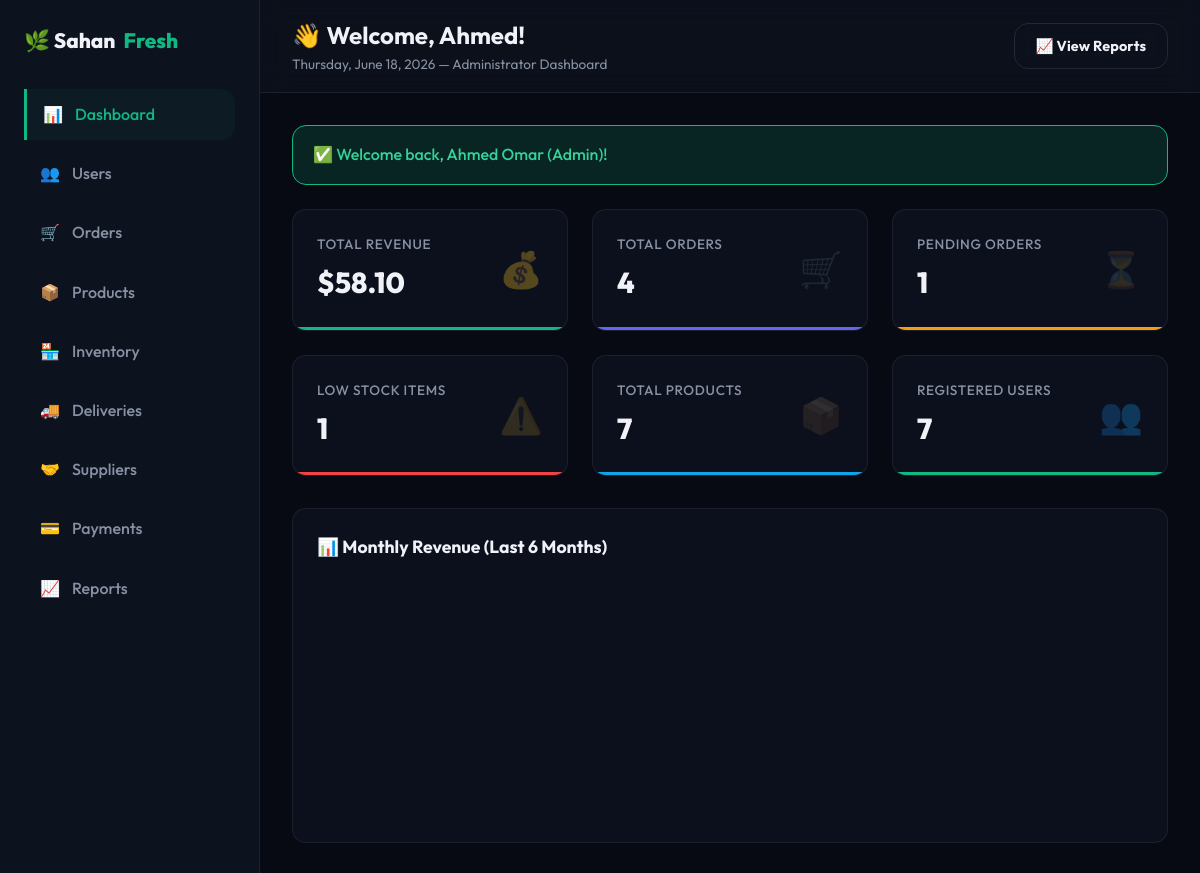
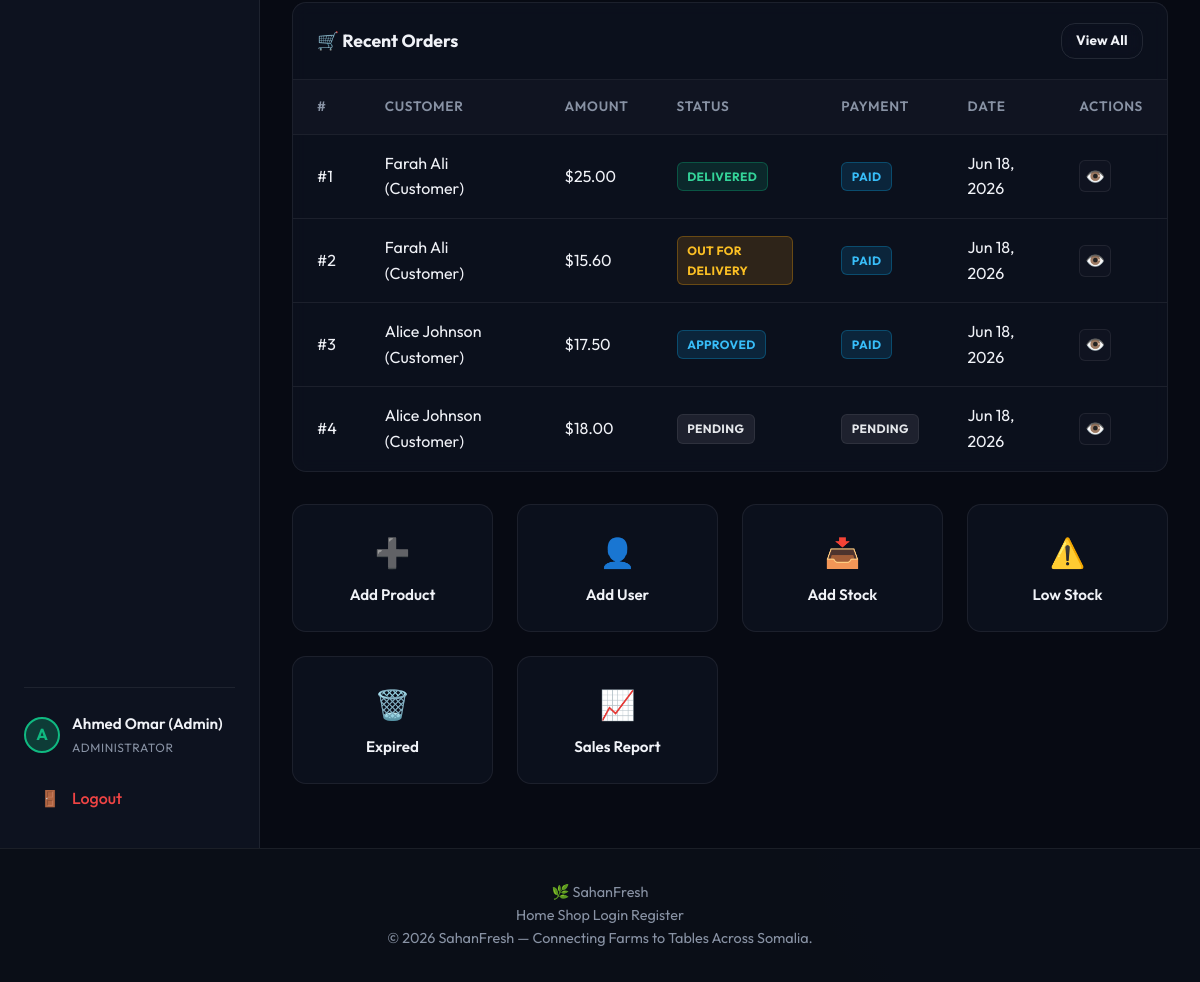
Page /dashboard/index.php (signed in) on the committed database (2 pictures, top to bottom).
### tables this page shows
CREATE TABLE IF NOT EXISTS `orders` (
  `id` INT AUTO_INCREMENT PRIMARY KEY,
  `customer_id` INT NOT NULL,
  `total_amount` DECIMAL(10,2) NOT NULL DEFAULT 0.00,
  `status` ENUM('pending', 'paid', 'approved', 'assigned', 'out_for_delivery', 'delivered', 'cancelled') DEFAULT 'pending',
  `payment_status` ENUM('pending', 'paid', 'refunded') DEFAULT 'pending',
  `shipping_address` TEXT NOT NULL,
  `driver_id` INT DEFAULT NULL,
  `delivery_notes` TEXT DEFAULT NULL,
  `created_at` TIMESTAMP DEFAULT CURRENT_TIMESTAMP,
  `updated_at` TIMESTAMP DEFAULT CURRENT_TIMESTAMP ON UPDATE CURRENT_TIMESTAMP,
  FOREIGN KEY (`customer_id`) REFERENCES `users` (`id`) ON DELETE CASCADE,
  FOREIGN KEY (`driver_id`) REFERENCES `users` (`id`) ON DELETE SET NULL
);

CREATE TABLE IF NOT EXISTS `users` (
  `id` INT AUTO_INCREMENT PRIMARY KEY,
  `name` VARCHAR(100) NOT NULL,
  `email` VARCHAR(100) NOT NULL UNIQUE,
  `password` VARCHAR(255) NOT NULL,
  `role` ENUM('admin', 'supplier', 'customer', 'driver') NOT NULL,
  `phone` VARCHAR(20) DEFAULT NULL,
  `address` TEXT DEFAULT NULL,
  `created_at` TIMESTAMP DEFAULT CURRENT_TIMESTAMP,
  `updated_at` TIMESTAMP DEFAULT CURRENT_TIMESTAMP ON UPDATE CURRENT_TIMESTAMP
);

### config/session.php (called while the page is built, shortened)
<?php
function is_logged_in() {
    return isset($_SESSION['user_id']);
}
function get_logged_in_user() {
    return [
        'id' => $_SESSION['user_id'],
        'name' => $_SESSION['user_name'],
        'email' => $_SESSION['user_email'],
        'role' => $_SESSION['user_role'],
        'phone' => isset($_SESSION['user_phone']) ? $_SESSION['user_phone'] : '',
        'address' => isset($_SESSION['user_address']) ? $_SESSION['user_address'] : ''
    ];
}
function get_flash_message($type) {
    if (isset($_SESSION['flash'][$type])) {
        $msg = $_SESSION['flash'][$type];
        return $msg;
    }
    return null;
}
?>

### dashboard/index.php (the view, shortened to what this page needs)
<?php
require_once __DIR__ . '/../config/database.php';
require_once __DIR__ . '/../config/session.php';
$user = get_logged_in_user();
$stats = [];
if ($user['role'] === 'admin') {
    $stats['total_orders']   = $conn->query("SELECT COUNT(*) FROM orders")->fetchColumn();
    $stats['total_revenue']  = $conn->query("SELECT COALESCE(SUM(amount),0) FROM payments WHERE status='completed'")->fetchColumn();
    $stats['total_products'] = $conn->query("SELECT COUNT(*) FROM products")->fetchColumn();
    $stats['low_stock']      = $conn->query("SELECT COUNT(DISTINCT product_id) FROM inventory_batches WHERE quantity < 10 AND status='active'")->fetchColumn();
    $stats['total_users']    = $conn->query("SELECT COUNT(*) FROM users")->fetchColumn();
    $stats['pending_orders'] = $conn->query("SELECT COUNT(*) FROM orders WHERE status='pending'")->fetchColumn();
    $recentOrders = $conn->query("SELECT o.*, u.name as customer_name FROM orders o JOIN users u ON o.customer_id=u.id ORDER BY o.created_at DESC LIMIT 8")->fetchAll(PDO::FETCH_ASSOC);
    $chartRows = $conn->query("
        SELECT DATE_FORMAT(created_at,'%b') as month, COALESCE(SUM(amount),0) as total
        FROM payments WHERE status='completed' AND created_at >= DATE_SUB(NOW(), INTERVAL 6 MONTH)
        GROUP BY MONTH(created_at), DATE_FORMAT(created_at,'%b')
        ORDER BY MONTH(created_at)
    ")->fetchAll(PDO::FETCH_ASSOC);
}
include __DIR__ . '/../includes/header.php';
function statusBadge($status) {
    $map = [
        'pending'=>'neutral','paid'=>'info','approved'=>'info',
        'assigned'=>'warning','out_for_delivery'=>'warning',
        'delivered'=>'success','cancelled'=>'danger',
        'completed'=>'success','refunded'=>'warning',
        'active'=>'success','expired'=>'danger','damaged'=>'danger',
    ];
    $cls = $map[$status] ?? 'neutral';
    return '<span class="badge badge-'.$cls.'">'.str_replace('_',' ',ucfirst($status)).'</span>';
}
?>
<div class="dashboard-layout">
<?php include __DIR__ . '/../includes/sidebar.php'; ?>
<div class="dashboard-main">
<div class="dashboard-header">
    <div class="dashboard-title">
        <h2>👋 Welcome, <?php echo htmlspecialchars(explode(' ',$user['name'])[0]); ?>!</h2>
        <p><?php echo date('l, F j, Y'); ?> &mdash; <?php echo ROLES[$user['role']]; ?> Dashboard</p>
    </div>
    <div style="display:flex;gap:0.75rem;align-items:center;">
        <?php if ($user['role']==='customer'): ?>
        <a href="<?php echo BASE_URL; ?>customer/products.php" class="btn btn-primary">🛍️ Shop Now</a>
        <?php elseif ($user['role']==='admin'): ?>
        <a href="<?php echo BASE_URL; ?>reports/sales.php" class="btn btn-secondary">📈 View Reports</a>
        <?php endif; ?>
    </div>
</div>
<div class="dashboard-content">
<?php if ($msg = get_flash_message('success')): ?>
<div class="alert alert-success">✅ <?php echo htmlspecialchars($msg); ?></div>
<?php endif; ?>
<?php if ($user['role'] === 'admin'): ?>
<div class="stats-grid">
    <div class="stat-card primary">
        <div><div class="stat-label">Total Revenue</div><div class="stat-value">$<?php echo number_format($stats['total_revenue'],2); ?></div></div>
        <div class="stat-icon">💰</div>
    </div>
    <div class="stat-card accent">
        <div><div class="stat-label">Total Orders</div><div class="stat-value"><?php echo $stats['total_orders']; ?></div></div>
        <div class="stat-icon">🛒</div>
    </div>
    <div class="stat-card warning">
        <div><div class="stat-label">Pending Orders</div><div class="stat-value"><?php echo $stats['pending_orders']; ?></div></div>
        <div class="stat-icon">⏳</div>
    </div>
    <div class="stat-card danger">
        <div><div class="stat-label">Low Stock Items</div><div class="stat-value"><?php echo $stats['low_stock']; ?></div></div>
        <div class="stat-icon">⚠️</div>
    </div>
    <div class="stat-card info">
        <div><div class="stat-label">Total Products</div><div class="stat-value"><?php echo $stats['total_products']; ?></div></div>
        <div class="stat-icon">📦</div>
    </div>
    <div class="stat-card primary">
        <div><div class="stat-label">Registered Users</div><div class="stat-value"><?php echo $stats['total_users']; ?></div></div>
        <div class="stat-icon">👥</div>
    </div>
</div>
<?php if (!empty($chartRows)):
?>
<div class="charts-grid" style="grid-template-columns:1fr;">
<div class="chart-card">
    <div class="table-header-bar" style="padding:0 0 1rem 0;border:none;">
        <div class="table-title">📊 Monthly Revenue (Last 6 Months)</div>
    </div>
    <div class="chart-body" id="sales-chart"></div>
</div>
</div>
<?php endif; ?>
<div class="table-container">
    <div class="table-header-bar">
        <div class="table-title">🛒 Recent Orders</div>
        <a href="<?php echo BASE_URL; ?>orders/index.php" class="btn btn-secondary" style="font-size:.85rem;padding:.4rem .9rem;">View All</a>
    </div>
    <table class="admin-table" id="recent-orders-table">
        <thead><tr><th>#</th><th>Customer</th><th>Amount</th><th>Status</th><th>Payment</th><th>Date</th><th>Actions</th></tr></thead>
        <tbody>
        <?php foreach ($recentOrders as $ord): ?>
        <tr>
            <td>#<?php echo $ord['id']; ?></td>
            <td><?php echo htmlspecialchars($ord['customer_name']); ?></td>
            <td>$<?php echo number_format($ord['total_amount'],2); ?></td>
            <td><?php echo statusBadge($ord['status']); ?></td>
            <td><?php echo statusBadge($ord['payment_status']); ?></td>
            <td><?php echo date('M j, Y', strtotime($ord['created_at'])); ?></td>
            <td>
                <div class="action-buttons">
                    <a href="<?php echo BASE_URL; ?>orders/details.php?id=<?php echo $ord['id']; ?>" class="btn-icon" title="View">👁️</a>
                </div>
            </td>
        </tr>
        <?php endforeach; ?>
        </tbody>
    </table>
</div>
<div class="stats-grid" style="grid-template-columns:repeat(auto-fit,minmax(160px,1fr));margin-top:0;">
    <?php $links=[['href'=>'products/create.php','icon'=>'➕','label'=>'Add Product'],['href'=>'users/create.php','icon'=>'👤','label'=>'Add User'],['href'=>'inventory/add_stock.php','icon'=>'📥','label'=>'Add Stock'],['href'=>'reports/low_stock.php','icon'=>'⚠️','label'=>'Low Stock'],['href'=>'reports/expired_products.php','icon'=>'🗑️','label'=>'Expired'],['href'=>'reports/sales.php','icon'=>'📈','label'=>'Sales Report']];
    foreach ($links as $l): ?>
    <a href="<?php echo BASE_URL.$l['href']; ?>" class="stat-card" style="text-decoration:none;cursor:pointer;flex-direction:column;gap:.5rem;justify-content:center;text-align:center;">
        <div style="font-size:1.8rem;"><?php echo $l['icon']; ?></div>
        <div style="font-weight:600;font-size:.95rem;"><?php echo $l['label']; ?></div>
    </a>
    <?php endforeach; ?>
</div>
<?php endif; ?>
</div>
</div>
</div>
<?php include __DIR__ . '/../includes/footer.php'; ?>

### assets/css/style.css (style rules this page uses)
:root { --bg-main: #07090f; --bg-card: rgba(13, 18, 32, 0.8); --bg-header: rgba(7, 9, 15, 0.7); --border-color: rgba(255, 255, 255, 0.07); --primary: #10b981; --primary-hover: #059669; --primary-glow: rgba(16, 185, 129, 0.25); --accent: #6366f1; --accent-glow: rgba(99, 102, 241, 0.2); --danger: #ef4444; --warning: #f59e0b; --info: #0ea5e9; --text-main: #f0f2f7; --text-muted: #8892a4; --text-dark: #111827; --font-sans: 'Outfit', -apple-system, BlinkMacSystemFont, "Segoe UI", Roboto, sans-serif; --transition: all 0.3s cubic-bezier(0.4, 0, 0.2, 1); --radius: 14px; --radius-sm: 8px; }
* { margin: 0; padding: 0; box-sizing: border-box; }
body { font-family: var(--font-sans); background-color: var(--bg-main); color: var(--text-main); line-height: 1.6; min-height: 100vh; display: flex; flex-direction: column; overflow-x: hidden; }
body::before { content: ''; position: fixed; top: -20%; left: -15%; width: 55%; height: 55%; background: radial-gradient(circle, rgba(16, 185, 129, 0.04) 0%, transparent 70%); z-index: -1; pointer-events: none; }
body::after { content: ''; position: fixed; bottom: -20%; right: -15%; width: 55%; height: 55%; background: radial-gradient(circle, rgba(99, 102, 241, 0.04) 0%, transparent 70%); z-index: -1; pointer-events: none; }
a { color: inherit; text-decoration: none; transition: var(--transition); }
.btn { display: inline-flex; align-items: center; justify-content: center; padding: 0.65rem 1.3rem; font-weight: 700; border-radius: var(--radius); transition: var(--transition); cursor: pointer; font-size: 0.9rem; border: none; gap: 0.5rem; letter-spacing: .01em; font-family: var(--font-sans); }
.btn-secondary { background-color: transparent; border: 1px solid rgba(255,255,255,.1); color: var(--text-main); backdrop-filter: blur(8px); }
.alert { padding: 1rem 1.25rem; border-radius: var(--radius); margin-bottom: 1.5rem; font-weight: 500; display: flex; align-items: center; gap: 0.75rem; }
.alert-success { background-color: rgba(16, 185, 129, 0.15); border: 1px solid var(--primary); color: #34d399; }

### rows in the picture
orders: customer "4", id "1", customer.name "Farah Ali (Customer)", total_amount "25.00", status "DELIVERED PAID", created_at "Jun 18, 2026"
orders: id "2", customer.name "Farah Ali (Customer)", total_amount "15.60", status "OUT FOR DELIVERY PAID", created_at "Jun 18, 2026"
orders: id "3", customer.name "Alice Johnson (Customer)", total_amount "17.50", status "APPROVED PAID", created_at "Jun 18, 2026"
orders: id "4", customer.name "Alice Johnson (Customer)", total_amount "18.00", status "PENDING PENDING", created_at "Jun 18, 2026"

### other values in the picture
$item['icon'] "📊"
$item['label'] "Dashboard"
$item['icon'] "👥"
$item['label'] "Users"
$item['icon'] "🛒"
$item['label'] "Orders"
$item['icon'] "📦"
$item['label'] "Products"
$item['icon'] "🏪"
$item['label'] "Inventory"
$item['icon'] "🚚"
$item['label'] "Deliveries"
$item['icon'] "🤝"
$item['label'] "Suppliers"
$item['icon'] "💳"
